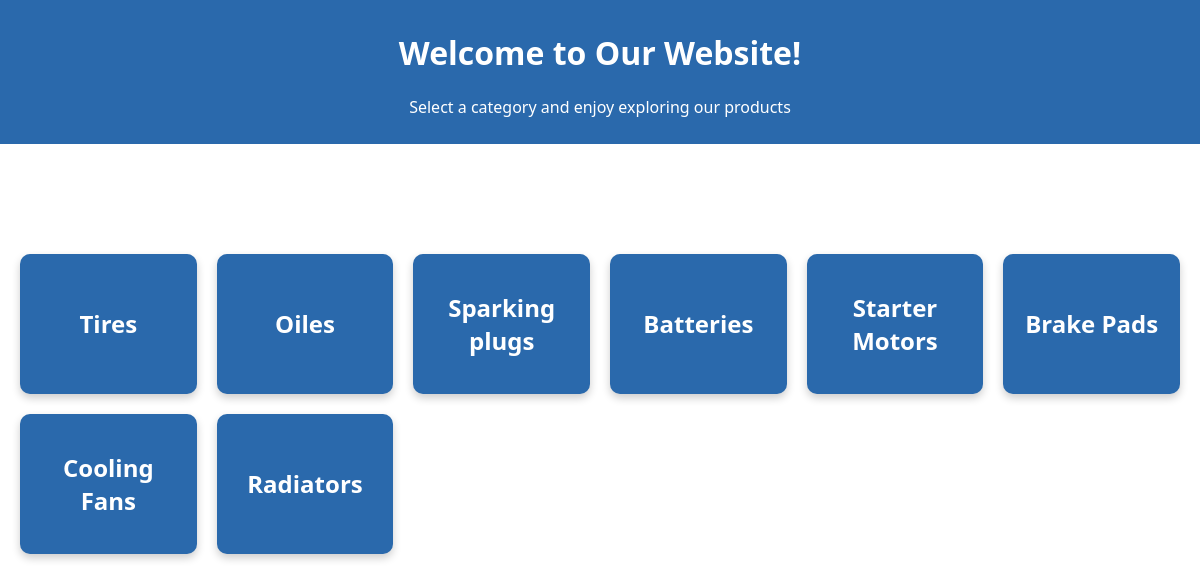
The page /Homepage/ on the database its author committed.
### FinalApp/models.py (models this page shows, shortened)
class Category(models.Model):
    name = models.CharField(max_length=255)

### FinalApp/views.py (the view)
# urls.py: path('Homepage/', views.homepage, name='HomePage'),
def homepage(request):
    new_user = request.session.pop('new_user', None)
    products = Product.objects.all()
    categories = Category.objects.all()
    return render(request, 'HomePage.html', {
        'new_user': new_user,
        'products': products,
        'categories': categories
    })

### FinalApp/templates/HomePage.html (shortened to what this page needs)
<!DOCTYPE html>
<html lang="en">
<head>
    <header style="background-color: #2a69ac; color: white; padding: 10px 0; text-align: center;">
        <h1>Welcome to Our Website!</h1>
        <p>Select a category and enjoy exploring our products</p>
    </header>
</head>
<body>
    <div class="category-container">
        {% for category in categories %}
        <a href="{% url 'category_page' category.name %}" class="category-box">
            <h2>{{ category.name }}</h2>
        </a>
        {% empty %}
        <p>No categories found.</p>
        {% endfor %}
    </div>
</body>
</html>

### FinalApp/templates/HomePage.html (style rules this page uses)
body, html { height: 100%; margin: 0; padding: 0px; font-family: 'Segoe UI', Tahoma, Geneva, Verdana, sans-serif; background-color: #ffffff; color: rgb(255, 255, 255); text-align: center; }
.category-container { display: grid; grid-template-columns: repeat(auto-fit, minmax(150px, 1fr)); gap: 20px; padding: 20px; justify-content: center; margin-top: 90px; }
.category-box { background-color: #2a69ac; border-radius: 10px; padding: 20px; text-align: center; box-shadow: 0 4px 8px rgba(0, 0, 0, 0.2); transition: transform 0.3s ease; cursor: pointer; text-decoration: none; color: white; display: flex; justify-content: center; align-items: center; height: 100px; }
.category-box h2 { margin: 0; font-size: 1.5rem; text-align: center; }

### rows shown on the page
Category: name "Tires"
Category: name "Oiles"
Category: name "Sparking plugs"
Category: name "Batteries"
Category: name "Starter Motors"
Category: name "Brake Pads"
Category: name "Cooling Fans"
Category: name "Radiators"
